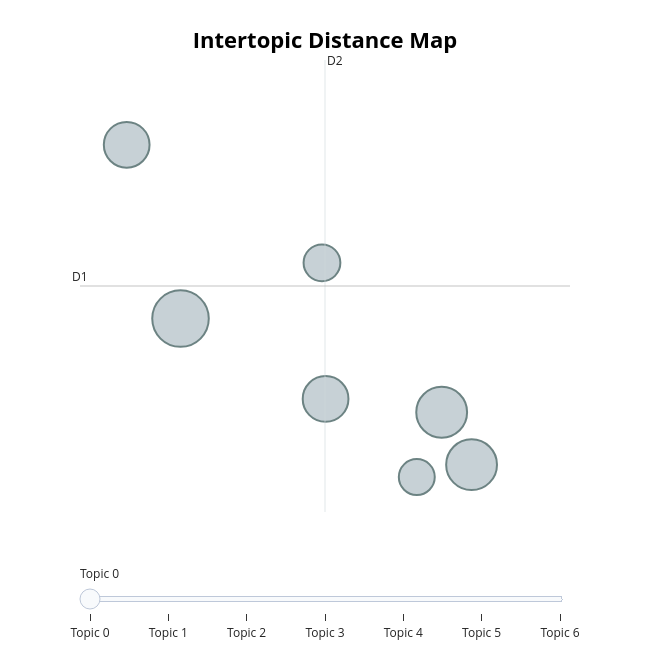

The cell this chart's notebook holds for it:
### Code cell
topic_model.visualize_topics()

### Figure 1 — Plotly figure (JSON) as saved in the notebook; plotly's stock layout.template omitted (floating-point values rounded to 4 significant figures)
{"data": [{"customdata": [[0, "community pavilion | new clubhouse | leisure centre | park community | whitworth leisure", 52], [1, "abbey | stretford public | public hall | rock hall | northumberland", 42], [2, "george community | hastings commons | community pub | pub community | shropshire", 42], [3, "marple wharf | wharf marple | wharf | town hall | whitley bay", 34], [4, "town hall | visitor centre | projects scotland | scotswood | scottish projects", 34], [5, "village hall | town hall | hall community | hall built | centenary hall", 22], [6, "kingswood house | auditorium | granville hotel | architectural heritage | marchwell studios", 21]], "hovertemplate": "<b>Topic %{customdata[0]}</b><br>%{customdata[1]}<br>Size: %{customdata[2]}", "legendgroup": "", "marker": {"color": "#B0BEC5", "line": {"color": "DarkSlateGrey", "width": 2}, "size": [52, 42, 42, 34, 34, 22, 21], "sizemode": "area", "sizeref": 0.0325, "symbol": "circle"}, "mode": "markers", "name": "", "orientation": "v", "showlegend": false, "type": "scatter", "x": [5.529, 9.937, 9.484, 7.726, 4.714, 7.671, 9.107], "xaxis": "x", "y": [4.549, 2.851, 3.461, 3.615, 6.569, 5.197, 2.707], "yaxis": "y"}], "layout": {"annotations": [{"showarrow": false, "text": "D1", "x": 4.007, "y": 4.928, "yshift": 10}, {"showarrow": false, "text": "D2", "x": 7.717, "xshift": 10, "y": 7.554}], "height": 650, "hoverlabel": {"bgcolor": "white", "font": {"family": "Rockwell", "size": 16}}, "legend": {"itemsizing": "constant", "tracegroupgap": 0}, "margin": {"t": 60}, "shapes": [{"line": {"color": "#CFD8DC", "width": 2}, "type": "line", "x0": 7.717, "x1": 7.717, "y0": 2.301, "y1": 7.554}, {"line": {"color": "#9E9E9E", "width": 2}, "type": "line", "x0": 4.007, "x1": 11.43, "y0": 4.928, "y1": 4.928}], "sliders": [{"active": 0, "pad": {"t": 50}, "steps": [{"args": [{"marker.color": [["red", "#B0BEC5", "#B0BEC5", "#B0BEC5", "#B0BEC5", "#B0BEC5", "#B0BEC5"]]}], "label": "Topic 0", "method": "update"}, {"args": [{"marker.color": [["#B0BEC5", "red", "#B0BEC5", "#B0BEC5", "#B0BEC5", "#B0BEC5", "#B0BEC5"]]}], "label": "Topic 1", "method": "update"}, {"args": [{"marker.color": [["#B0BEC5", "#B0BEC5", "red", "#B0BEC5", "#B0BEC5", "#B0BEC5", "#B0BEC5"]]}], "label": "Topic 2", "method": "update"}, {"args": [{"marker.color": [["#B0BEC5", "#B0BEC5", "#B0BEC5", "red", "#B0BEC5", "#B0BEC5", "#B0BEC5"]]}], "label": "Topic 3", "method": "update"}, {"args": [{"marker.color": [["#B0BEC5", "#B0BEC5", "#B0BEC5", "#B0BEC5", "red", "#B0BEC5", "#B0BEC5"]]}], "label": "Topic 4", "method": "update"}, {"args": [{"marker.color": [["#B0BEC5", "#B0BEC5", "#B0BEC5", "#B0BEC5", "#B0BEC5", "red", "#B0BEC5"]]}], "label": "Topic 5", "method": "update"}, {"args": [{"marker.color": [["#B0BEC5", "#B0BEC5", "#B0BEC5", "#B0BEC5", "#B0BEC5", "#B0BEC5", "red"]]}], "label": "Topic 6", "method": "update"}]}], "title": {"font": {"color": "Black", "size": 22}, "text": "<b>Intertopic Distance Map</b>", "x": 0.5, "xanchor": "center", "y": 0.95, "yanchor": "top"}, "width": 650, "xaxis": {"anchor": "y", "domain": [0, 1], "range": [4.007, 11.43], "title": {"text": ""}, "visible": false}, "yaxis": {"anchor": "x", "domain": [0, 1], "range": [2.301, 7.554], "title": {"text": ""}, "visible": false}}}
